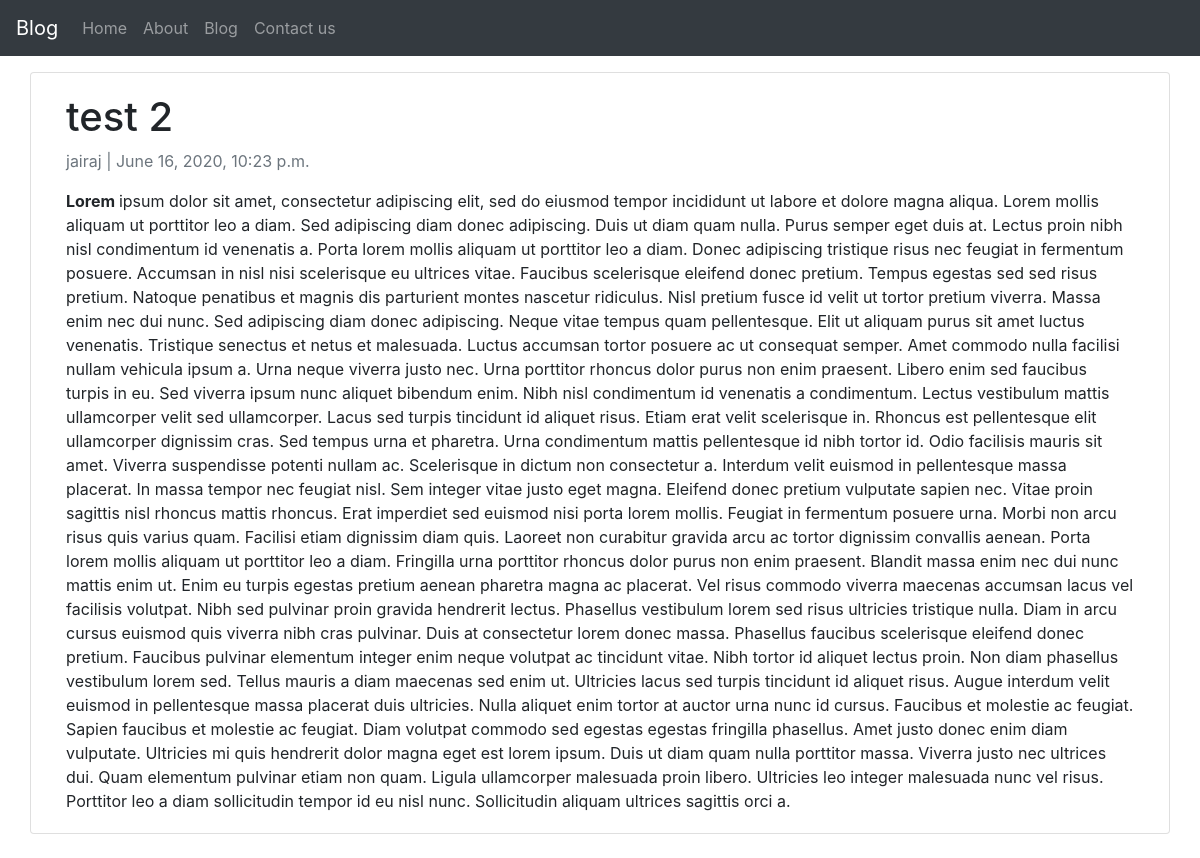
The app's page /blog/second/ with its own data.
### blog/models.py (models this page shows, shortened)
class Post(models.Model):
    title = models.CharField(max_length=200, unique=True)
    slug = models.SlugField(max_length=200, unique=True)
    author = models.ForeignKey(User, on_delete= models.CASCADE,related_name='blog_posts')
    updated_on = models.DateTimeField(auto_now= True)
    content = models.TextField()
    created_on = models.DateTimeField(auto_now_add=True)
    status = models.IntegerField(choices=STATUS, default=0)
    class Meta:
        ordering = ['-created_on']

### blog/views.py (the view)
# urls.py: path('<slug:slug>/', views.PostDetail.as_view(), name='post_detail'),
class PostDetail(generic.DetailView):
    model = Post
    template_name = 'blog/blog_detail.html'

### templates/blog/blog_detail.html (shortened to what this page needs)
{% extends 'base.html' %}
{% block body %}
<div class="container">
  <div class="row">
    <div class="col-md-12 card mb-4  mt-3 top">
      <div class="card-body">
        <h1>{% block title %} {{ object.title }} {% endblock title %}</h1>
        <p class=" text-muted">{{ post.author }} | {{ post.created_on }}</p>
        <p class="card-text ">{{ object.content | safe }}</p>
      </div>
    </div>
  </div>
</div>
{% endblock body %}

### records on screen
Post: title "test 2", author "jairaj", created_on "June 16, 2020, 10:23 p.m.", content "Lorem ipsum dolor sit amet, consectetur adipiscing elit, sed do eiusmod tempor incididunt ut labore et dolore magna aliqua. Lorem mollis aliquam ut porttitor leo a diam. Sed adipiscing diam donec adipiscing. Duis ut diam quam nulla. Purus semper eget duis at. Lectus proin nibh nisl condimentum id venenatis a. Porta lorem mollis aliquam ut porttitor leo a diam. Donec adipiscing tristique risus nec feugiat in fermentum posuere. Accumsan in nisl nisi scelerisque eu ultrices vitae. Faucibus scelerisque eleifend donec pretium. Tempus egestas sed sed risus pretium. Natoque penatibus et magnis dis parturient montes nascetur ridiculus. Nisl pretium fusce id velit ut tortor pretium viverra. Massa…"
